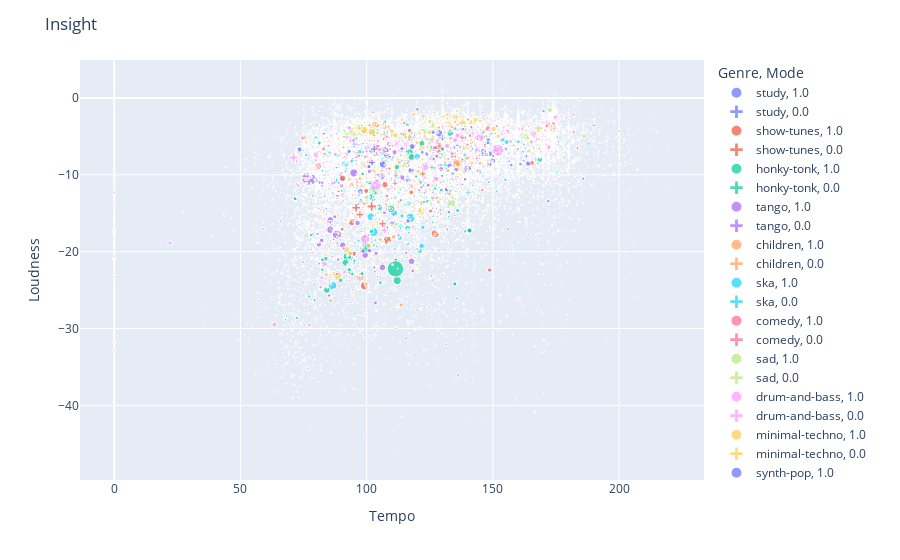

Notebook cell for this chart:
### Code cell
fig1 = px.scatter(
    artists_df,
    x='tempo',
    y='loudness',
    size='track_count',
    color='track_genre',
    symbol='mode',
    symbol_map={0: 'cross', 1: 'circle'}
)

fig1.update_layout(
    title='Insight',
    xaxis_title='Tempo',
    yaxis_title='Loudness',
    legend_title='Genre, Mode'
)


fig1.show()
